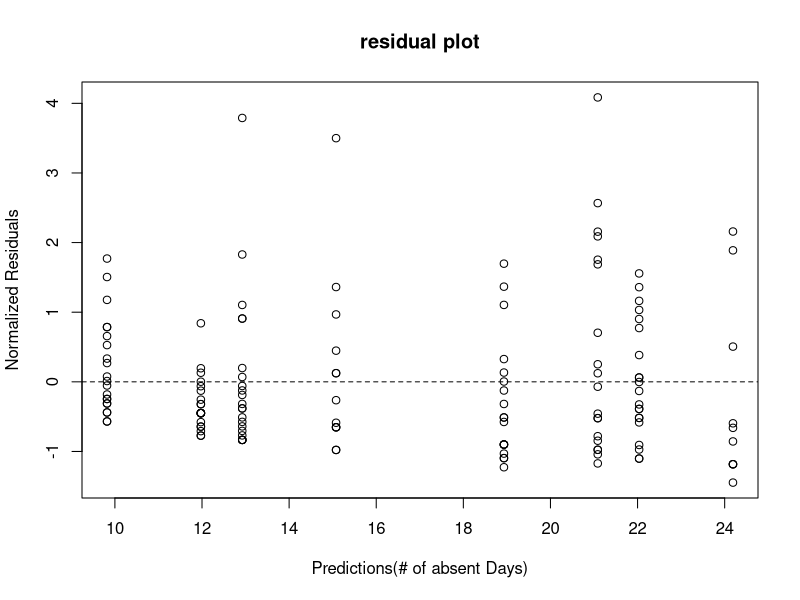
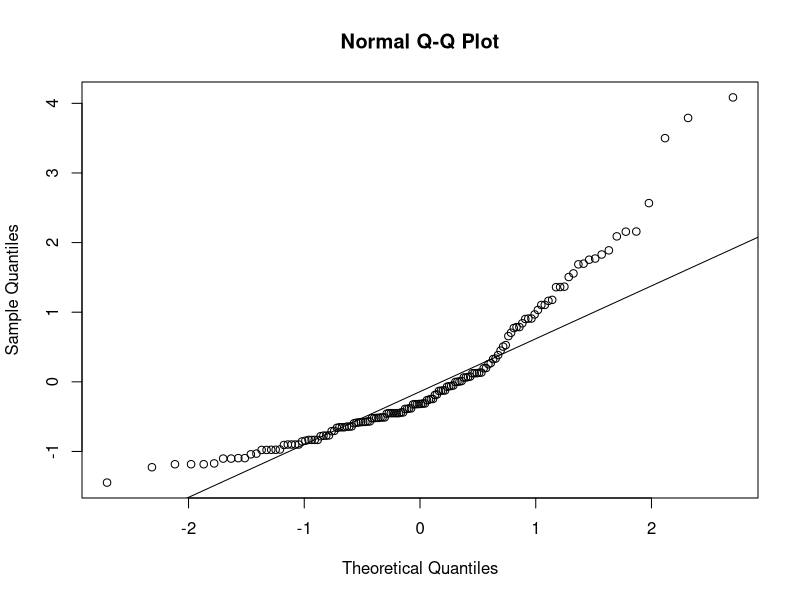
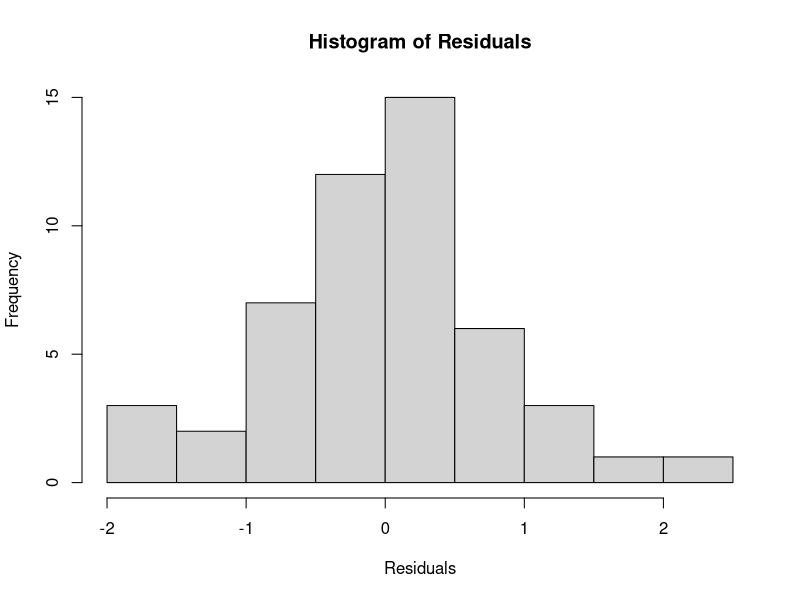
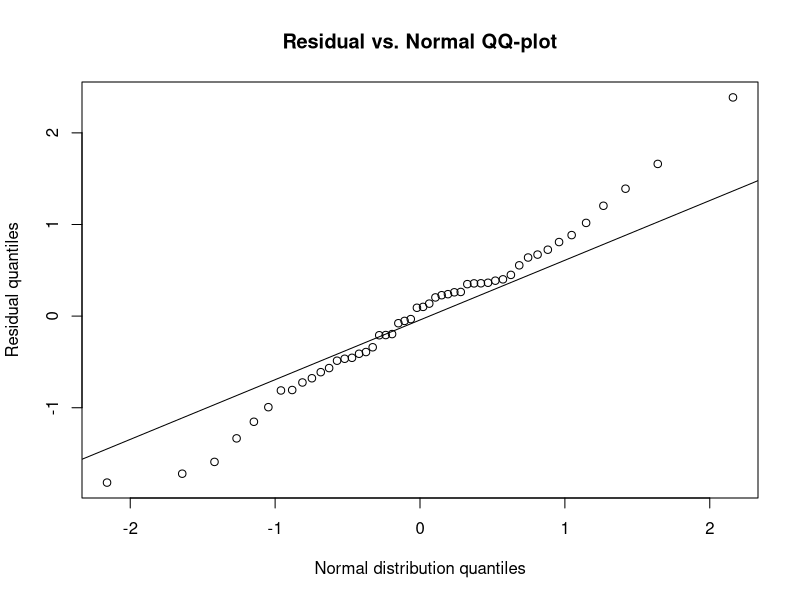

R code for these plots, in order:
#####################################Question4#######################################################
library(MASS)
library(ggplot2)
absenteeism <- quine
#a)Converting the Eth, Sex, and Lrn variables to binary variables
absenteeism$Eth <- ifelse(absenteeism$Eth == "N",1,0)
absenteeism$Sex <- ifelse(absenteeism$Sex == "M",1,0)
absenteeism$Lrn <- ifelse(absenteeism$Lrn == "SL",1,0)

#b)fitting the model
## Explanatory variables: Eth,Sex,Lrn
##Response variable: Days
absenteeism_mlr <- lm(Days ~ Eth + Sex + Lrn,data = absenteeism)
summary(absenteeism_mlr)

#outputting the adjusted_R_Square
sprintf("Adjusted_R_Squared: %s",summary(absenteeism_mlr)$adj.r.squared)

#Residual Plot
plot(absenteeism_mlr$fitted.values, rstudent(absenteeism_mlr) ,main="residual plot",
     xlab="Predictions(# of absent Days)",ylab="Normalized Residuals")
abline(h=0, lty="dashed")

#checking the Normality of Residuals
qqnorm(rstudent(absenteeism_mlr))
points(qqline(rstudent(absenteeism_mlr)))

#####################################Question8#######################################################
## Response variable:Life.Exp
##Explanatory variables: Population,Income,Illiteracy,Murder,HS.Grad,Frost,Area
df_states <- data.frame(state.x77)
#a)
model1 <- lm(Life.Exp ~ Population + Income + Illiteracy + Murder + HS.Grad + Frost + Area,data = df_states)
summary(model1)

model2 <- lm(Life.Exp ~ Population + Income + Illiteracy + Murder + HS.Grad + Frost ,data = df_states)
summary(model2)

model3 <- lm(Life.Exp ~ Population + Income + Murder + HS.Grad + Frost ,data = df_states)
summary(model3)

model4 <- lm(Life.Exp ~ Population + Murder + HS.Grad + Frost ,data = df_states)
summary(model4)

model5 <- lm(Life.Exp ~ Murder + HS.Grad + Frost ,data = df_states)
summary(model5)

#b)
## Response variable: Life.Exp
##Explanatory variable: Murder
model_b <- lm(Life.Exp ~ Murder ,data = df_states)
summary(model_b)

#c)histogram of residuals
hist(model_b$residuals, xlab = "Residuals", main = "Histogram of Residuals")

##Calculating mean and SD of Residuals
sprintf("Mean of Residuals: %s",mean(model_b$residuals))
sprintf("Standard deviation of Residuals: %s",sd(model_b$residuals))

#d)QQ-plot of residuals vs. Normal distribution with mean=0 and sd = model sd
qqplot(qnorm(ppoints(100),sd = sd(model_b$residuals)), model_b$residuals,
       main = "Residual vs. Normal QQ-plot",xlab = "Normal distribution quantiles",
       ylab = "Residual quantiles")
qqline(model_b$residuals)




















